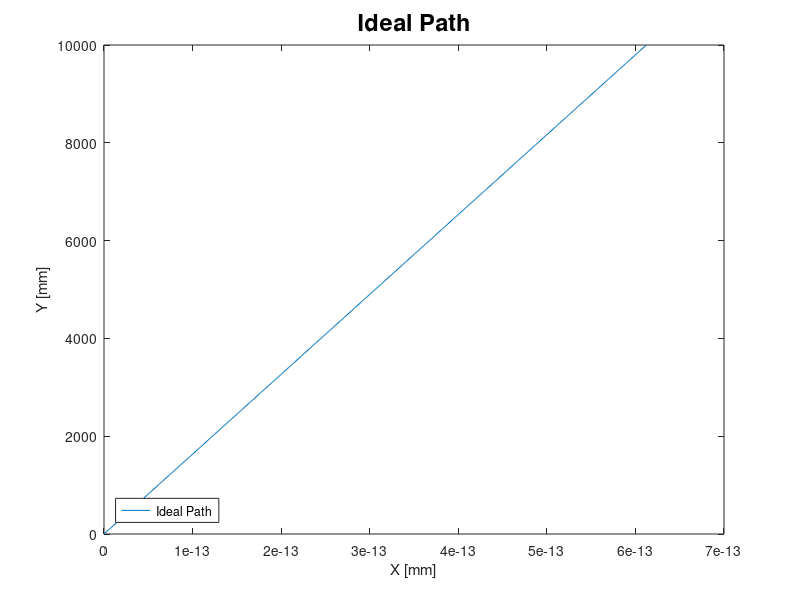
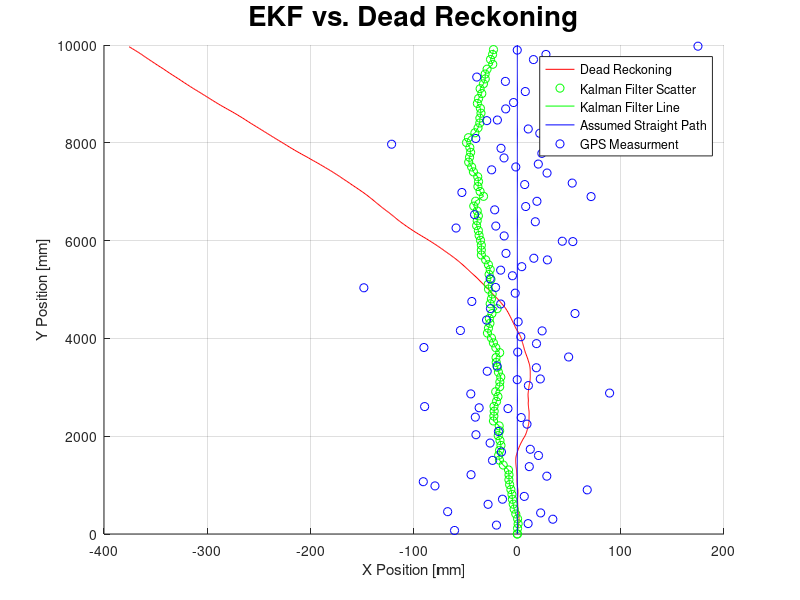
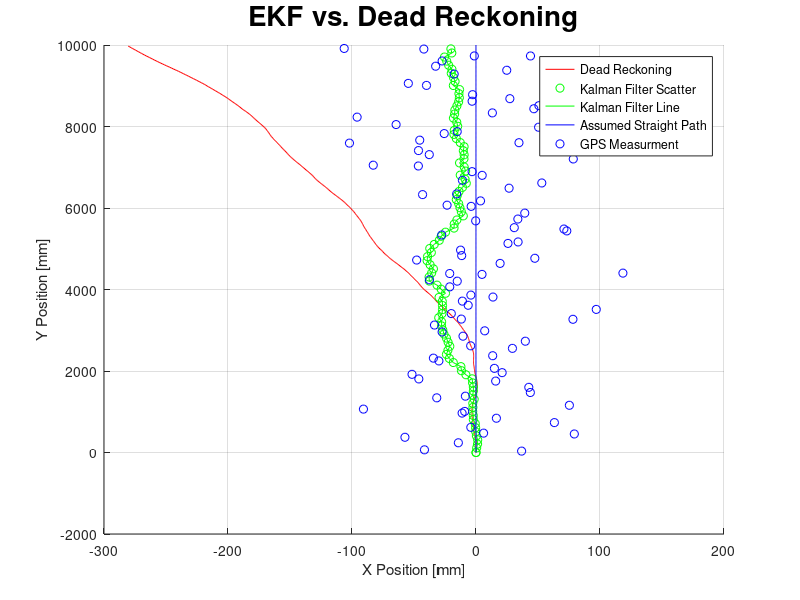
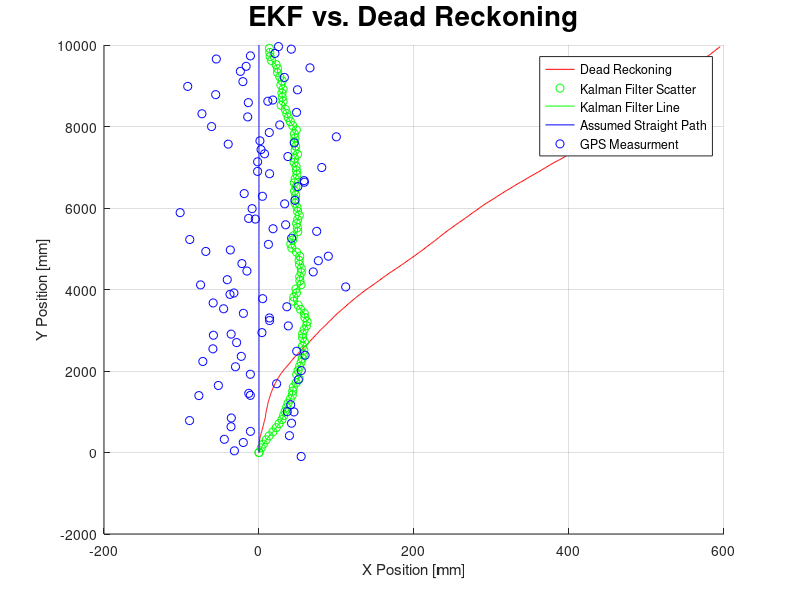

Source code (MATLAB) for these figures, in order:
%% Marvelmind iGPS Encoder Kalman Fliter

close all
clear all


%% Variables
l = 50;                     % Wheel base
r = 10;                     % Wheel radius
C = 2*pi*r;                 % Wheel circumference
v = 100;                    % 20mm/s max linear velocity
w = 2*v/l;                  % Angular speed when rotating
fs_IMU = 1;                 % 1 Hz  
fs_gps = 1;                 % 1 Hz 
fs_enc = 5;                 % 5 Hz  
dtEnc = 1/fs_enc;           % Encoder timestep
encVar = 0.5;               % Encoder Variance
sim_length = 10000;         % Straight line length
t_len = sim_length/v;       % Time moving 
varBea = 100;  
gyroThetaVar = 2*pi/180;    % Variance of Gyroscope measurment

X0 = 0;
Y0 = 0;
Theta0 = 90*pi/180;

IMU_points = t_len/(fs_IMU);
gps_points = t_len/(fs_gps);


%% Functions 
% Velocity
theta_dot_v = @(vr, vl) (1/l)*(vr - vl)*dtEnc;
X_dot_v = @(vr, vl, theta) (vr/2 + vl/2)*cos(theta + (theta_dot_v(vr, vl)/2))*dtEnc; 
Y_dot_v = @(vr, vl, theta) (vr/2 + vl/2)*sin(theta + (theta_dot_v(vr, vl)/2))*dtEnc;

%X_dot_v = @(vr, vl, theta) (vr/2 + vl/2)*cos(theta)*dtEnc; 
%Y_dot_v = @(vr, vl, theta) (vr/2 + vl/2)*sin(theta)*dtEnc;

enc_noise = @(encVar) sqrt(encVar)*randn(1);


%% Initialise 
X = X0;
Y = Y0;
Theta = Theta0;


%% Simulate and Plot Ideal Data
count = 1;
XIdeal(count,:) = X;
YIdeal(count,:) = Y;
ThetaIdeal(count,:) = Theta0;
%% Generate Simulated Robot Wheel Speeds

while Y < sim_length
    
    count = count + 1;
    Y = Y + Y_dot_v(v, v, Theta0);
    X = X + X_dot_v(v, v, Theta0);
    XIdeal(count,:) = X;
    YIdeal(count,:) = Y;
    ThetaIdeal(count,:) = Theta0;
    speeds(count,:) = [v v];
        
end

figure(1)
plot(XIdeal,YIdeal)
%axis equal
xlabel('X [mm]')
ylabel('Y [mm]')
title('Ideal Path','fontsize',17)
legend('Ideal Path','location','southwest')

%% Preset Sizes
encError = zeros(length(speeds),2);
pose_noise = zeros(length(speeds),4);
thetaGyroMeas = zeros(IMU_points,1);
x_sim_gps = zeros(1,length(gps_points));
y_sim_gps = zeros(1,length(gps_points));
X_kal = zeros(IMU_points,4);

for ii=1:5
%% Dead Reckoning
for j = 1: length(speeds)
    encError(j,1) = enc_noise(encVar);
    encError(j,2) = enc_noise(encVar);
end

lwv_e = (speeds(:,2) + encError(:,2));
rwv_e = (speeds(:,1) + encError(:,1));

% Reinitialise and Plot
xt = X0;
yt = Y0;
theta = Theta0;

figure
%axis equal
%% Simulate Measurements and Encoder Data
for jj = 1:length(rwv_e)
    pose_noise(jj,1:4) = [xt, yt, 0, theta];
    
    xt = pose_noise(jj,1) + X_dot_v(rwv_e(jj),lwv_e(jj), pose_noise(jj,4)); 
    yt = pose_noise(jj,2) + Y_dot_v(rwv_e(jj),lwv_e(jj), pose_noise(jj,4)); 
    theta = pose_noise(jj,4) + (theta_dot_v(rwv_e(jj), lwv_e(jj))/2);
   
end

%% Simulate GPS Data

tt = linspace(0,2*pi,length(XIdeal));
for q = 1:length(XIdeal)
    
    x_sim_gps(q) = XIdeal(q) + randn()*(varBea) + sin(tt(q)/2);  %GPS Sin wave
    y_sim_gps(q) = YIdeal(q) + randn()*(varBea);
    
end

factor = fs_enc/fs_IMU;
x_sim_gps = decimate(x_sim_gps,factor,5);
y_sim_gps = decimate(y_sim_gps,factor,5);


%% Simulate IMU Angle Measurment
for hh = 1:IMU_points
    
    thetaGyroMeas(hh) = Theta0 + randn(1)*gyroThetaVar; 
    
end
 
thetaGyroMeas = thetaGyroMeas';

%% Decimate Encoder Readings

factor = fs_enc/fs_IMU;
rwv_e = decimate(rwv_e,factor,5)/dtEnc;
lwv_e = decimate(lwv_e,factor,5)/dtEnc;


%% EKF

R = [varBea^2 0 0 0 
    0 varBea^2 0 0 
    0 0 varBea^2 0 
    0 0 0 gyroThetaVar^2]; 
    
V = eye(4);

Q = [encVar^2 0
    0   encVar^2];
  
P_ini = zeros(4,4);
P = P_ini;


% Initial Guess of State

X_hat_prev = [X0, Y0, 0, Theta0]; 

X_hat_minus_plot = zeros(length(pose_noise),4);

X_hat_prev(1) = X0;
X_hat_prev(2) = Y0;
X_hat_prev(3) = 0;
X_hat_prev(4) = Theta0;

X_kal = zeros(length(rwv_e),4);

X_kal(1,1:4) = [X_hat_prev(1) X_hat_prev(2) X_hat_prev(3) X_hat_prev(4)];  
    
for i = 1:IMU_points
      
       
    X_hat_minus = [X_hat_prev(1) + X_dot_v(rwv_e(i),lwv_e(i),X_hat_prev(4))
                   X_hat_prev(2) + Y_dot_v(rwv_e(i),lwv_e(i),X_hat_prev(4))
                   X_hat_prev(3)
                   X_hat_prev(4) + theta_dot_v(rwv_e(i),lwv_e(i))   ];
    

    
    A = [1  0   0   -(dtEnc/2)*(rwv_e(i) + lwv_e(i))*sin(X_hat_prev(4))
        0   1   0  (dtEnc/2)*(rwv_e(i) + lwv_e(i))*cos(X_hat_prev(4))
        0   0   1   0
        0   0   0   1];
    
    W = [(dtEnc/2)*cos(X_hat_prev(4))  (dtEnc/2)*cos(X_hat_prev(4))
        (dtEnc/2)*sin(X_hat_prev(4)) (dtEnc/2)*sin(X_hat_prev(4))
        0   0
        ( dtEnc/l)     (dtEnc/l)];
      
    
    % Measurment Jacobian
    H = [1 0 0 0
        0 1 0 0
        0 0 1 0
        0 0 0 1   ];
    
        
    z = [x_sim_gps(i)
        y_sim_gps(i)
        0
        thetaGyroMeas(i)]; % Use the previous X position
         

  
    
    h_0 = H*X_hat_minus; %% from online presentation???
    
   % Kalman Filter Implimentation
     
   P = A*P*A' + W*Q*W'; 
  
   K = P*H'*inv(H*P*H' + V*R*V'); %%%%%
   
   %EKF Correction
   X_hat = X_hat_minus  + K*(z - h_0);
   
   X_kal(i,1:4) = X_hat(1:4)';
   
   P = (eye(4)-K*H)*P; 
   
   X_hat_prev = X_hat;
    
end

figure(ii+1)
hold on
plot(pose_noise(:,1), pose_noise(:,2),'r')
scatter(X_kal(:,1),X_kal(:,2),'g')
plot(X_kal(1:end-1,1),X_kal(1:end-1,2),'g')
plot(XIdeal, YIdeal,'b')
scatter(x_sim_gps,y_sim_gps, 'b')
title('EKF vs. Dead Reckoning','FontSize', 20)
xlabel('X Position [mm]')
ylabel('Y Position [mm]')
legend('Dead Reckoning','Kalman Filter Scatter','Kalman Filter Line','Assumed Straight Path','GPS Measurment','Bestoutside', 'Location', 'northeast')
hold off

grid on
pause(0.1)
end